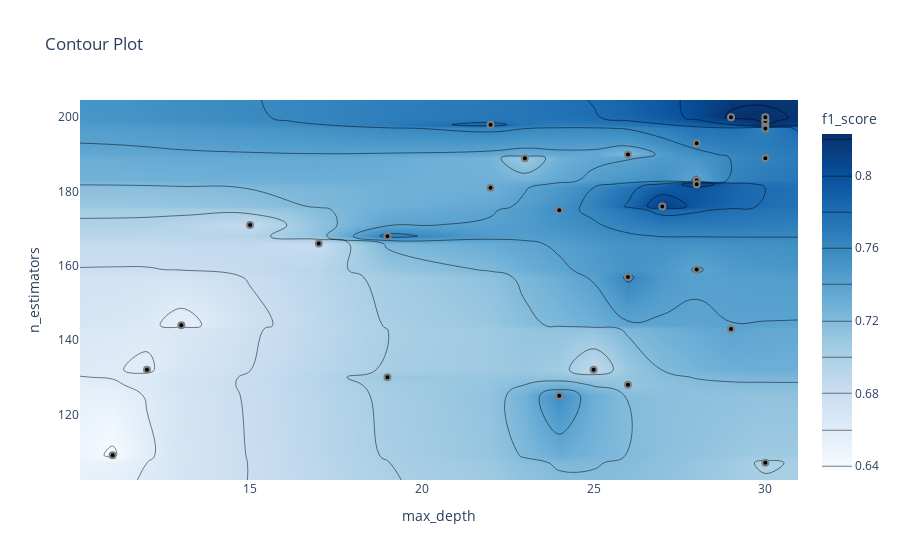

Here is the notebook cell this chart was saved with:
### Markdown cell above
График контура отношений гиперпараметров

Он показывает связь между различными комбинациями гиперпараметров и значение метрики для этих комбинаций в виде контурного графика.

### Code cell
optuna.visualization.plot_contour(study, params=["max_depth", "n_estimators"],
                                  target_name="f1_score")

### Figure 1 — Plotly figure (JSON) as saved in the notebook; plotly's stock layout.template omitted (floating-point values rounded to 4 significant figures; data arrays with more than 128 entries replaced by an {"elided": "..."} marker saying what was removed)
{"data": [{"colorbar": {"title": {"text": "f1_score"}}, "colorscale": [[0, "rgb(247,251,255)"], [0.125, "rgb(222,235,247)"], [0.25, "rgb(198,219,239)"], [0.375, "rgb(158,202,225)"], [0.5, "rgb(107,174,214)"], [0.625, "rgb(66,146,198)"], [0.75, "rgb(33,113,181)"], [0.875, "rgb(8,81,156)"], [1, "rgb(8,48,107)"]], "connectgaps": true, "contours": {"coloring": "heatmap"}, "hoverinfo": "none", "line": {"smoothing": 1.3}, "reversescale": false, "type": "contour", "x": [10.05, 11, 12, 13, 15, 17, 19, 22, 23, 24, 25, 26, 27, 28, 29, 30, 30.95], "y": [102.3, 107, 109, 125, 128, 130, 132, 143, 144, 157, 159, 166, 168, 171, 175, 176, 181, 182, 183, 189, 190, 193, 197, 198, 199, 200, 204.7], "z": {"elided": "27x17 float values"}}, {"marker": {"color": "black", "line": {"color": "Grey", "width": 2}}, "mode": "markers", "showlegend": false, "type": "scatter", "x": [13, 17, 19, 25, 24, 30, 26, 26, 11, 12, 30, 30, 30, 22, 28, 28, 22, 15, 28, 23, 19, 30, 30, 27, 30, 28, 26, 29, 24, 29], "y": [144, 166, 130, 132, 125, 107, 157, 128, 109, 132, 198, 199, 199, 198, 183, 182, 181, 171, 193, 189, 168, 200, 189, 176, 197, 159, 190, 200, 175, 143]}], "layout": {"title": {"text": "Contour Plot"}, "xaxis": {"range": [10.05, 30.95], "title": {"text": "max_depth"}}, "yaxis": {"range": [102.3, 204.7], "title": {"text": "n_estimators"}}}}
